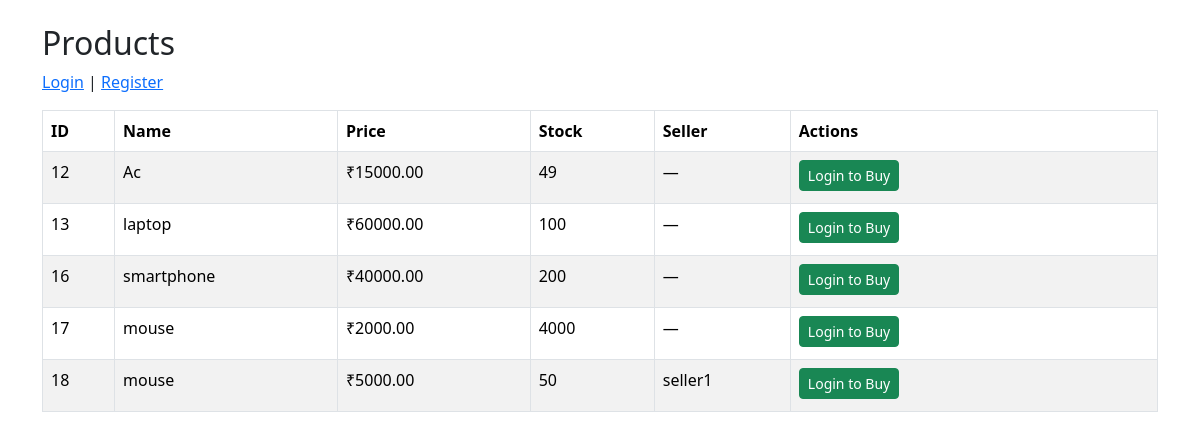
Screenshot of /products/list with the database file from the repository.
### tables this page shows
CREATE TABLE Products (
        ProductID INTEGER PRIMARY KEY AUTOINCREMENT,
        Name TEXT NOT NULL,
        Price REAL NOT NULL,
        Stock INTEGER NOT NULL,
        SellerID INTEGER,
        FOREIGN KEY (SellerID) REFERENCES Users(UserID)
    );

CREATE TABLE Users (
        UserID INTEGER PRIMARY KEY AUTOINCREMENT,
        Username TEXT UNIQUE NOT NULL,
        Password TEXT NOT NULL,
        Email TEXT,
        Role TEXT CHECK(Role IN ('Customer','Seller','Admin')) NOT NULL
    );

### routes/products/products.py (the view)
@products_bp.route("/list")
def list_products():
    conn = get_db()
    cur = conn.cursor()
    if current_user.is_authenticated:
        if current_user.role == "Seller":
            cur.execute("""
                SELECT p.*, u.Username as SellerName
                FROM Products p
                LEFT JOIN Users u ON p.SellerID = u.UserID
                WHERE p.SellerID = ?
            """, (current_user.id,))
        elif current_user.role == "Admin":
            cur.execute("""
                SELECT p.*, u.Username as SellerName
                FROM Products p
                LEFT JOIN Users u ON p.SellerID = u.UserID
            """)
        else:
            cur.execute("""
                SELECT p.*, u.Username as SellerName
                FROM Products p
                LEFT JOIN Users u ON p.SellerID = u.UserID
            """)
    else:
        cur.execute("""
            SELECT p.*, u.Username as SellerName
            FROM Products p
            LEFT JOIN Users u ON p.SellerID = u.UserID
        """)
    rows = cur.fetchall()
    conn.close()
    return render_template("products/products.html", products=rows, user=current_user)

### routes/products/products.py (called while the page is built)
def get_db():
    conn = sqlite3.connect(DB_PATH)
    conn.row_factory = sqlite3.Row
    return conn

### templates/products/products.html (shortened to what this page needs)
<!doctype html>
<html>
<head>
  <link href="https://cdn.jsdelivr.net/npm/bootstrap@5.3.2/dist/css/bootstrap.min.css" rel="stylesheet">
</head>
<body class="container py-4">
  <h2>Products</h2>
  <p>
    {% if current_user.is_authenticated %}
      Hello, {{ current_user.username }} |
      <a href="{{ url_for('users.dashboard') }}">Dashboard</a> |
      <a href="{{ url_for('users.logout') }}">Logout</a>
      {% if current_user.role in ['Admin', 'Seller'] %}
        | <a href="{{ url_for('products.add_product') }}" class="btn btn-sm btn-primary">Add Product</a>
      {% endif %}
    {% else %}
      <a href="{{ url_for('users.login') }}">Login</a> |
      <a href="{{ url_for('users.register') }}">Register</a>
    {% endif %}
  </p>
  <table class="table table-bordered table-striped">
    <thead>
      <tr>
        <th>ID</th><th>Name</th><th>Price</th><th>Stock</th><th>Seller</th><th>Actions</th>
      </tr>
    </thead>
    <tbody>
      {% for p in products %}
      <tr>
        <td>{{ p['ProductID'] }}</td>
        <td>{{ p['Name'] }}</td>
        <td>₹{{ "%.2f"|format(p['Price']) }}</td>
        <td>{{ p['Stock'] }}</td>
        <td>{{ p['SellerName'] or '—' }}</td>
        <td style="min-width:180px">
          {% if current_user.is_authenticated and current_user.role == 'Customer' %}
          <form method="post" action="{{ url_for('orders.place_order', product_id=p['ProductID']) }}" class="mb-1">
            {% if csrf_token %}
              {{ csrf_token() }}
            {% endif %}
            <input type="number" name="quantity" value="1" min="1" max="{{ p['Stock'] }}" style="width:60px">
            <button type="submit" class="btn btn-sm btn-success" {% if p['Stock'] <= 0 %} disabled {% endif %}>Buy</button>
          </form>
          {% elif not current_user.is_authenticated %}
            <a href="{{ url_for('users.login') }}" class="btn btn-sm btn-success mb-1">Login to Buy</a>
          {% endif %}
        </td>
      </tr>
      {% endfor %}
    </tbody>
  </table>
</body>
</html>
</body>
</html>

### rows the page displays
Products: ProductID "12", Name "Ac", Price "15000.00", Stock "49", p "—"
Products: ProductID "13", Name "laptop", Price "60000.00", Stock "100", p "—"
Products: ProductID "16", Name "smartphone", Price "40000.00", Stock "200", p "—"
Products: ProductID "17", Name "mouse", Price "2000.00", Stock "4000", p "—"
Products: ProductID "18", Name "mouse", Price "5000.00", Stock "50", Username "seller1"
